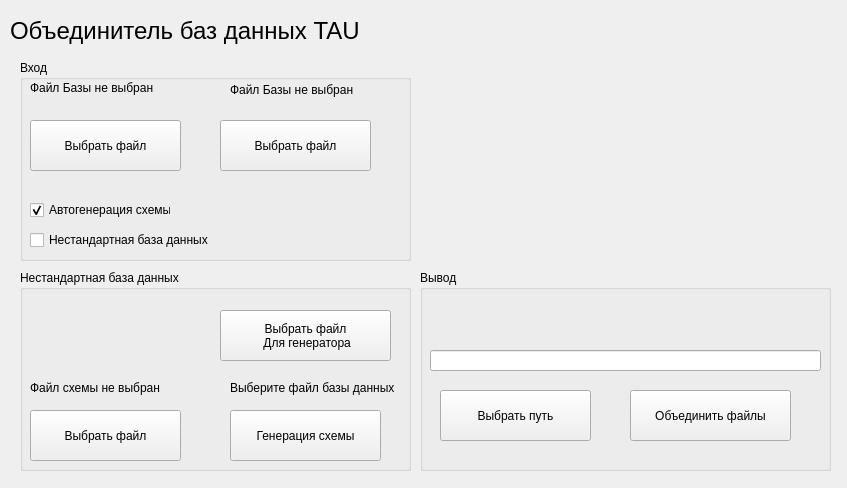
<?xml version="1.0" encoding="UTF-8"?>
<ui version="4.0">
 <class>Form</class>
 <widget class="QWidget" name="Form">
  <property name="geometry">
   <rect>
    <x>0</x>
    <y>0</y>
    <width>847</width>
    <height>488</height>
   </rect>
  </property>
  <property name="windowTitle">
   <string>Form</string>
  </property>
  <widget class="QLabel" name="titleLabel">
   <property name="geometry">
    <rect>
     <x>10</x>
     <y>-10</y>
     <width>421</width>
     <height>81</height>
    </rect>
   </property>
   <property name="font">
    <font>
     <pointsize>18</pointsize>
    </font>
   </property>
   <property name="text">
    <string>Объединитель баз данных TAU</string>
   </property>
  </widget>
  <widget class="QGroupBox" name="groupBox">
   <property name="geometry">
    <rect>
     <x>20</x>
     <y>270</y>
     <width>391</width>
     <height>201</height>
    </rect>
   </property>
   <property name="title">
    <string>Нестандартная база данных</string>
   </property>
   <widget class="QPushButton" name="schemeGeneratePushButton">
    <property name="geometry">
     <rect>
      <x>210</x>
      <y>140</y>
      <width>151</width>
      <height>51</height>
     </rect>
    </property>
    <property name="text">
     <string>Генерация схемы</string>
    </property>
   </widget>
   <widget class="QPushButton" name="schemeFilenameChoosePushButton">
    <property name="geometry">
     <rect>
      <x>10</x>
      <y>140</y>
      <width>151</width>
      <height>51</height>
     </rect>
    </property>
    <property name="text">
     <string>Выбрать файл</string>
    </property>
   </widget>
   <widget class="QLabel" name="schemeFilenameLabel">
    <property name="geometry">
     <rect>
      <x>10</x>
      <y>110</y>
      <width>191</width>
      <height>16</height>
     </rect>
    </property>
    <property name="text">
     <string>Файл схемы не выбран</string>
    </property>
   </widget>
   <widget class="QLabel" name="schemeFilenameLabel_2">
    <property name="geometry">
     <rect>
      <x>210</x>
      <y>110</y>
      <width>191</width>
      <height>16</height>
     </rect>
    </property>
    <property name="text">
     <string>Выберите файл базы данных </string>
    </property>
   </widget>
   <widget class="QPushButton" name="schemeFilenameChoosePushButton_2">
    <property name="geometry">
     <rect>
      <x>200</x>
      <y>40</y>
      <width>171</width>
      <height>51</height>
     </rect>
    </property>
    <property name="text">
     <string>Выбрать файл 
 Для генератора</string>
    </property>
   </widget>
  </widget>
  <widget class="QGroupBox" name="groupBox_2">
   <property name="geometry">
    <rect>
     <x>20</x>
     <y>60</y>
     <width>391</width>
     <height>201</height>
    </rect>
   </property>
   <property name="title">
    <string>Вход</string>
   </property>
   <widget class="QCheckBox" name="nonStandartDatabaseCheckBox">
    <property name="geometry">
     <rect>
      <x>10</x>
      <y>170</y>
      <width>191</width>
      <height>20</height>
     </rect>
    </property>
    <property name="text">
     <string>Нестандартная база данных</string>
    </property>
   </widget>
   <widget class="QPushButton" name="filenameChoosePushButton_2">
    <property name="geometry">
     <rect>
      <x>200</x>
      <y>60</y>
      <width>151</width>
      <height>51</height>
     </rect>
    </property>
    <property name="text">
     <string>Выбрать файл</string>
    </property>
   </widget>
   <widget class="QLabel" name="filenameLabel_2">
    <property name="geometry">
     <rect>
      <x>210</x>
      <y>20</y>
      <width>151</width>
      <height>20</height>
     </rect>
    </property>
    <property name="text">
     <string>Файл Базы не выбран</string>
    </property>
   </widget>
   <widget class="QPushButton" name="filenameChoosePushButton_1">
    <property name="geometry">
     <rect>
      <x>10</x>
      <y>60</y>
      <width>151</width>
      <height>51</height>
     </rect>
    </property>
    <property name="text">
     <string>Выбрать файл</string>
    </property>
   </widget>
   <widget class="QLabel" name="filenameLabel_1">
    <property name="geometry">
     <rect>
      <x>10</x>
      <y>20</y>
      <width>211</width>
      <height>16</height>
     </rect>
    </property>
    <property name="text">
     <string>Файл Базы не выбран</string>
    </property>
   </widget>
   <widget class="QCheckBox" name="autoCheckBox">
    <property name="geometry">
     <rect>
      <x>10</x>
      <y>140</y>
      <width>141</width>
      <height>20</height>
     </rect>
    </property>
    <property name="text">
     <string>Автогенерация схемы</string>
    </property>
    <property name="checked">
     <bool>true</bool>
    </property>
    <property name="tristate">
     <bool>false</bool>
    </property>
   </widget>
  </widget>
  <widget class="QGroupBox" name="groupBox_3">
   <property name="geometry">
    <rect>
     <x>420</x>
     <y>270</y>
     <width>411</width>
     <height>201</height>
    </rect>
   </property>
   <property name="title">
    <string>Вывод</string>
   </property>
   <widget class="QPushButton" name="filenameChoosePushButton_3">
    <property name="geometry">
     <rect>
      <x>20</x>
      <y>120</y>
      <width>151</width>
      <height>51</height>
     </rect>
    </property>
    <property name="text">
     <string>Выбрать путь</string>
    </property>
   </widget>
   <widget class="QPushButton" name="pushButton">
    <property name="geometry">
     <rect>
      <x>210</x>
      <y>120</y>
      <width>161</width>
      <height>51</height>
     </rect>
    </property>
    <property name="text">
     <string>Объединить файлы</string>
    </property>
   </widget>
   <widget class="QLineEdit" name="exportPathLineEdit">
    <property name="geometry">
     <rect>
      <x>10</x>
      <y>80</y>
      <width>391</width>
      <height>21</height>
     </rect>
    </property>
   </widget>
  </widget>
 </widget>
 <resources/>
 <connections/>
</ui>
